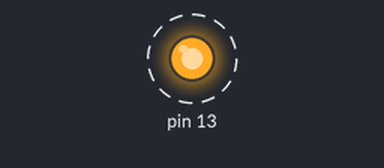
Bench run of a sketch on a simulated Arduino Mega 2560, built with avr-gcc and run on an emulated ATmega2560. Shown: output pins drawn as LEDs (lit = HIGH). Dashed ring = blinking.

Above: at 0.5 s.
Timing chart, 0 to 4.6 s (numbered marks = the images above):
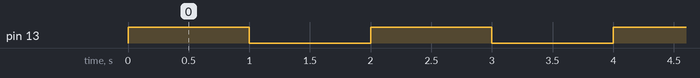

The sketch:

MEGA_FAST_PINS.ino
```cpp
#include "MEGAFASTPINS.h"

/******************************INFO********************************************/
//AUTOR:JULIO CESAR MATIAS
//MANIPULAÇÃO RAPIDA DOS PINOS DIGITAIS COMO ENTRADA E SAIDA
//APENAS PARA OS MICROC MEGA 1280 OU 2560
//PODE SER MODIFICADO PARA OS MICROC ATMEGA 168 E 328
//DATA:MAIO DE 2020
/******************************************************************************/

void setup() {
  Serial.begin(115200);
  SetPinMode(13, OUTPUTPIN); //DECLARA O PINO 13 COMO SAIDA
}

void loop() {
  FastDigitalWrite(13, BITON);
  delay(1000);
  FastDigitalWrite(13, BITOFF);
  delay(1000);
}
```

MEGAFASTPINS.h
```cpp
#ifndef MEGAFASTPINS_h
#define MEGAFASTPINS_h
#include <avr/io.h>

#define INPUTPIN  0x00
#define OUTPUTPIN 0x01
#define BITOFF    0x00
#define BITON     0x01

struct Struct_PinMap {
  volatile uint8_t *DDR;
  volatile uint8_t *PIN;
  volatile uint8_t *PORT;
  uint8_t           BITSHIFTH;
};

#if defined(__AVR_ATmega1280__) || defined(__AVR_ATmega2560__)
static const Struct_PinMap DigitalPinMap[] = {
  {&DDRE, &PINE, &PORTE, 0},  //E0  0
  {&DDRE, &PINE, &PORTE, 1},  //E1  1
  {&DDRE, &PINE, &PORTE, 4},  //E4  2
  {&DDRE, &PINE, &PORTE, 5},  //E5  3
  {&DDRG, &PING, &PORTG, 5},  //G5  4
  {&DDRE, &PINE, &PORTE, 3},  //E3  5
  {&DDRH, &PINH, &PORTH, 3},  //H3  6
  {&DDRH, &PINH, &PORTH, 4},  //H4  7
  {&DDRH, &PINH, &PORTH, 5},  //H5  8
  {&DDRH, &PINH, &PORTH, 6},  //H6  9
  {&DDRB, &PINB, &PORTB, 4},  //B4 10
  {&DDRB, &PINB, &PORTB, 5},  //B5 11
  {&DDRB, &PINB, &PORTB, 6},  //B6 12
  {&DDRB, &PINB, &PORTB, 7},  //B7 13
  {&DDRJ, &PINJ, &PORTJ, 1},  //J1 14
  {&DDRJ, &PINJ, &PORTJ, 0},  //J0 15
  {&DDRH, &PINH, &PORTH, 1},  //H1 16
  {&DDRH, &PINH, &PORTH, 0},  //H0 17
  {&DDRD, &PIND, &PORTD, 3},  //D3 18
  {&DDRD, &PIND, &PORTD, 2},  //D2 19
  {&DDRD, &PIND, &PORTD, 1},  //D1 20
  {&DDRD, &PIND, &PORTD, 0},  //D0 21
  /********PINOS ANALOGICOS**********/
  {&DDRA, &PINA, &PORTA, 0},  //A0 22
  {&DDRA, &PINA, &PORTA, 1},  //A1 23
  {&DDRA, &PINA, &PORTA, 2},  //A2 24
  {&DDRA, &PINA, &PORTA, 3},  //A3 25
  {&DDRA, &PINA, &PORTA, 4},  //A4 26
  {&DDRA, &PINA, &PORTA, 5},  //A5 27
  {&DDRA, &PINA, &PORTA, 6},  //A6 28
  {&DDRA, &PINA, &PORTA, 7},  //A7 29
  /**********************************/
  {&DDRC, &PINC, &PORTC, 7},  //C7 30
  {&DDRC, &PINC, &PORTC, 6},  //C6 31
  {&DDRC, &PINC, &PORTC, 5},  //C5 32
  {&DDRC, &PINC, &PORTC, 4},  //C4 33
  {&DDRC, &PINC, &PORTC, 3},  //C3 34
  {&DDRC, &PINC, &PORTC, 2},  //C2 35
  {&DDRC, &PINC, &PORTC, 1},  //C1 36
  {&DDRC, &PINC, &PORTC, 0},  //C0 37
  {&DDRD, &PIND, &PORTD, 7},  //D7 38
  {&DDRG, &PING, &PORTG, 2},  //G2 39
  {&DDRG, &PING, &PORTG, 1},  //G1 40
  {&DDRG, &PING, &PORTG, 0},  //G0 41
  {&DDRL, &PINL, &PORTL, 7},  //L7 42
  {&DDRL, &PINL, &PORTL, 6},  //L6 43
  {&DDRL, &PINL, &PORTL, 5},  //L5 44
  {&DDRL, &PINL, &PORTL, 4},  //L4 45
  {&DDRL, &PINL, &PORTL, 3},  //L3 46
  {&DDRL, &PINL, &PORTL, 2},  //L2 47
  {&DDRL, &PINL, &PORTL, 1},  //L1 48
  {&DDRL, &PINL, &PORTL, 0},  //L0 49
  {&DDRB, &PINB, &PORTB, 3},  //B3 50
  {&DDRB, &PINB, &PORTB, 2},  //B2 51
  {&DDRB, &PINB, &PORTB, 1},  //B1 52
  {&DDRB, &PINB, &PORTB, 0},  //B0 53
  {&DDRF, &PINF, &PORTF, 0},  //F0 54
  {&DDRF, &PINF, &PORTF, 1},  //F1 55
  {&DDRF, &PINF, &PORTF, 2},  //F2 56
  {&DDRF, &PINF, &PORTF, 3},  //F3 57
  {&DDRF, &PINF, &PORTF, 4},  //F4 58
  {&DDRF, &PINF, &PORTF, 5},  //F5 59
  {&DDRF, &PINF, &PORTF, 6},  //F6 60
  {&DDRF, &PINF, &PORTF, 7},  //F7 61
  {&DDRK, &PINK, &PORTK, 0},  //K0 62
  {&DDRK, &PINK, &PORTK, 1},  //K1 63
  {&DDRK, &PINK, &PORTK, 2},  //K2 64
  {&DDRK, &PINK, &PORTK, 3},  //K3 65
  {&DDRK, &PINK, &PORTK, 4},  //K4 66
  {&DDRK, &PINK, &PORTK, 5},  //K5 67
  {&DDRK, &PINK, &PORTK, 6},  //K6 68
  {&DDRK, &PINK, &PORTK, 7}   //K7 69
};
#else
#error "DISPONIVEL APENAS PARA MICROC MEGA 1280 OU 2560"
#endif

static inline __attribute__((always_inline)) void SetPinMode(uint8_t Pin, uint8_t Mode) {
  if (__builtin_constant_p(Pin) && Pin < sizeof(DigitalPinMap) / sizeof(Struct_PinMap)) {
    if (Mode)*DigitalPinMap[Pin].DDR |= 1 << DigitalPinMap[Pin].BITSHIFTH;
    else     *DigitalPinMap[Pin].DDR &= ~(1 << DigitalPinMap[Pin].BITSHIFTH);
  }
}

static inline __attribute__((always_inline)) uint8_t FastDigitalRead(uint8_t Pin) {
  if (__builtin_constant_p(Pin) && Pin < DigitalPinMap)return (*DigitalPinMap[Pin].PIN >> DigitalPinMap[Pin].BITSHIFTH) & 1;
}

static inline __attribute__((always_inline)) void FastDigitalWrite(uint8_t Pin, uint8_t Value) {
  if (__builtin_constant_p(Pin) && Pin < sizeof(DigitalPinMap) / sizeof(Struct_PinMap)) {
    if (Value)*DigitalPinMap[Pin].PORT |= 1 << DigitalPinMap[Pin].BITSHIFTH;
    else      *DigitalPinMap[Pin].PORT &= ~(1 << DigitalPinMap[Pin].BITSHIFTH);
  }
}
#endif
```

Measured:
- by itself, pin 13: alternates HIGH for 1.0 s and LOW for 1.0 s
